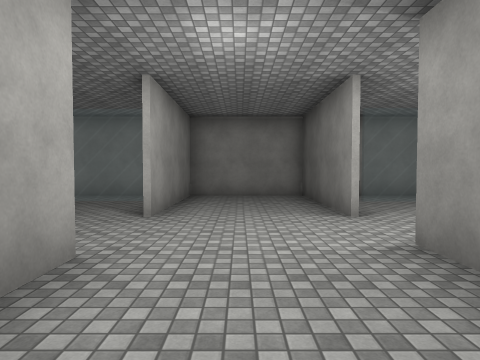
View 1 (above)

24 first-person views from a walk through a Unity game level. The camera is 1.5 m above the floor, tilts 2° down and sees 75° across. The floor is counted in squares, 2 m on a side. Each view is taken from the middle of a square. On the plan, view 1 faces up. The plan holds only what a view shows up to about 10 squares ahead; the rest is blank. The place goes on beyond the plan. The player character is not drawn. Surface patterns are stand-ins for the level's own textures.

View 2
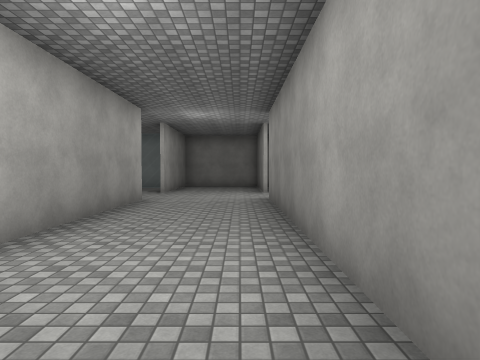

View 3
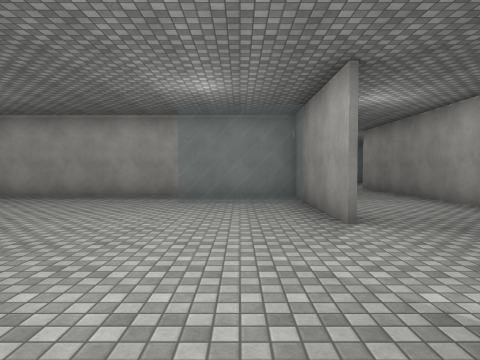

View 4
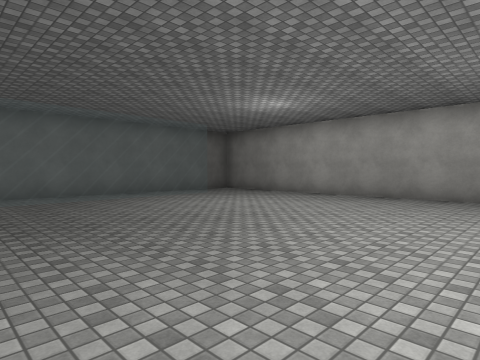

View 5
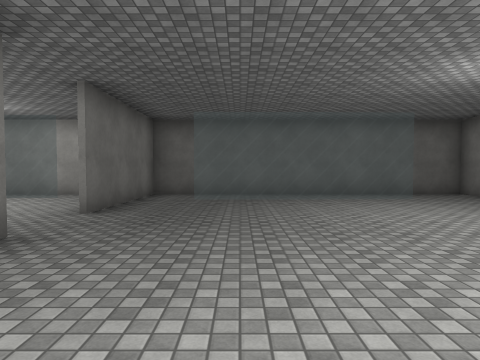

View 6
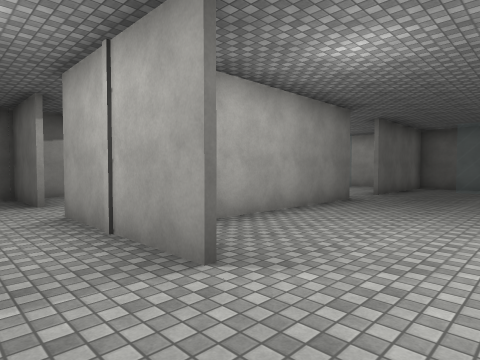

View 7
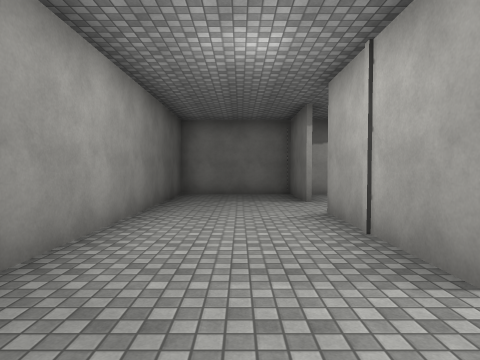

View 8
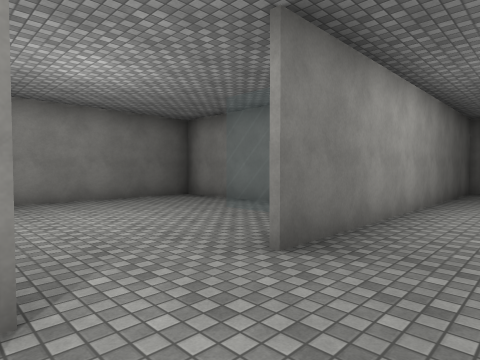

View 9
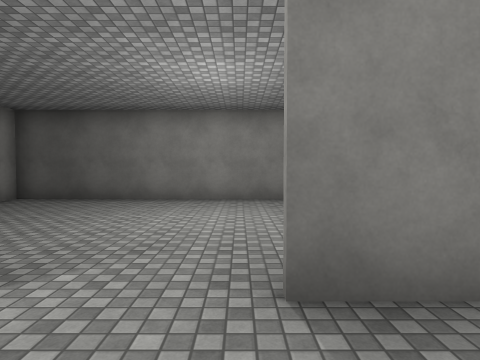

View 10
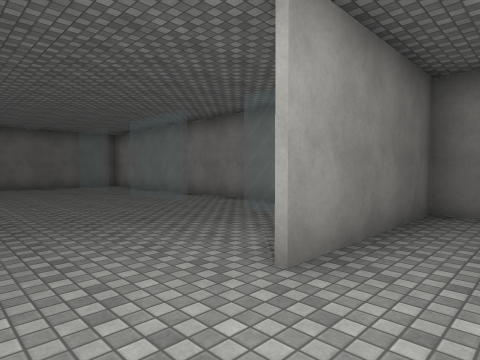

View 11
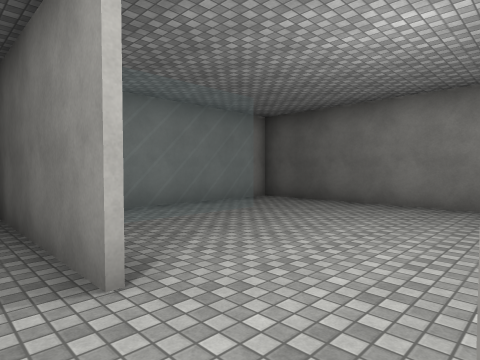

View 12
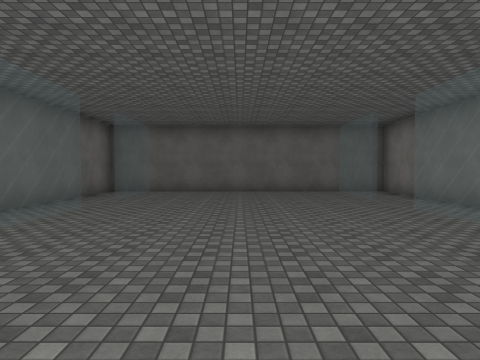

View 13
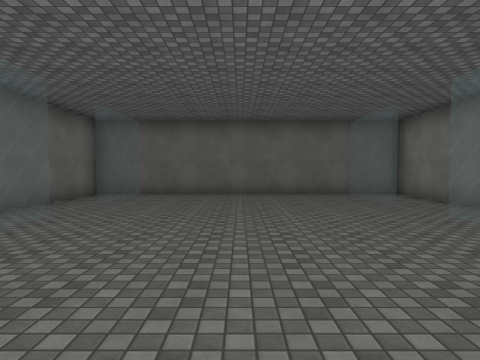

View 14
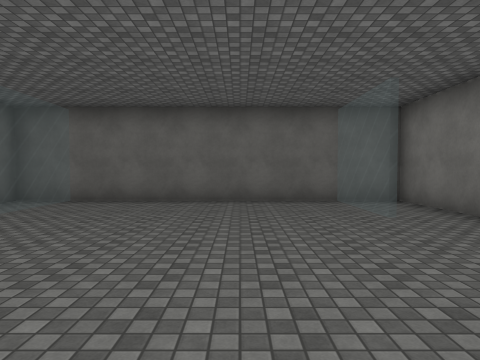

View 15
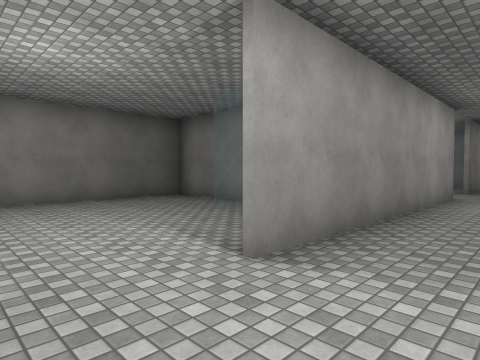

View 16
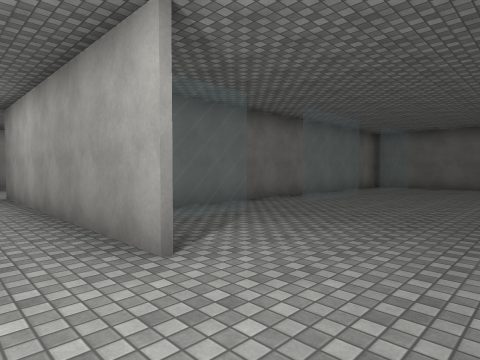

View 17
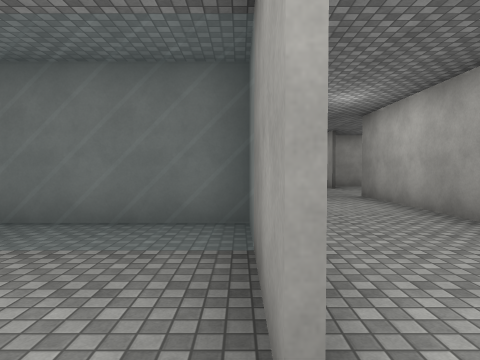

View 18
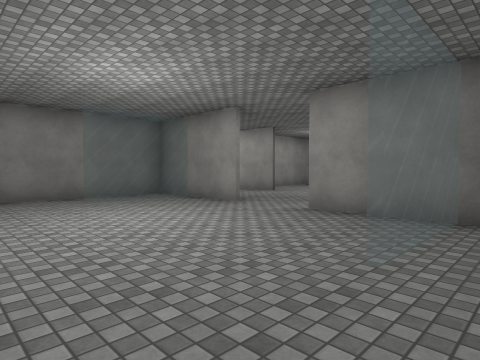

View 19
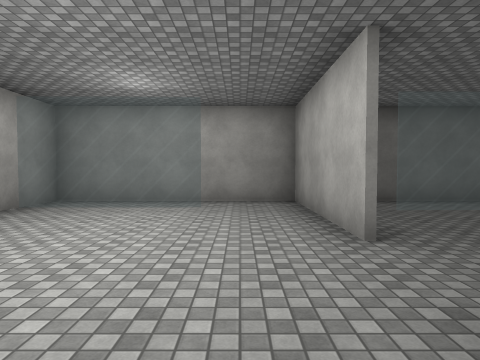

View 20
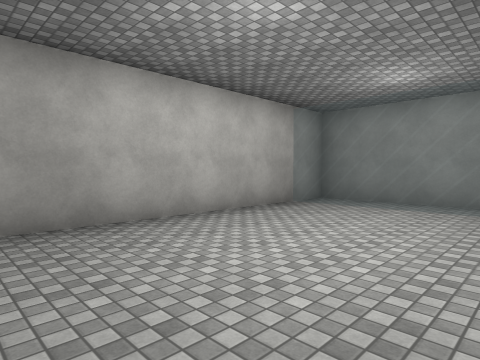

View 21
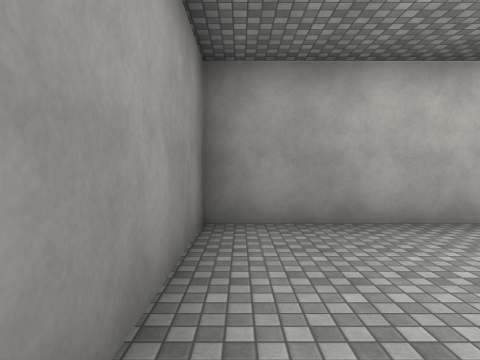

View 22
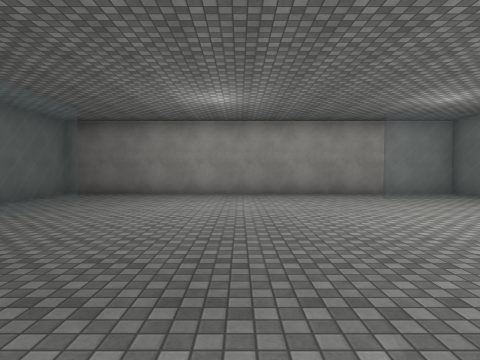

View 23
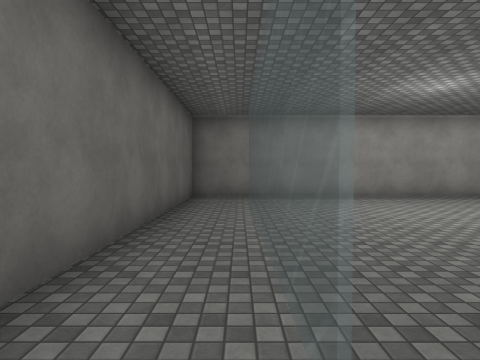

View 24
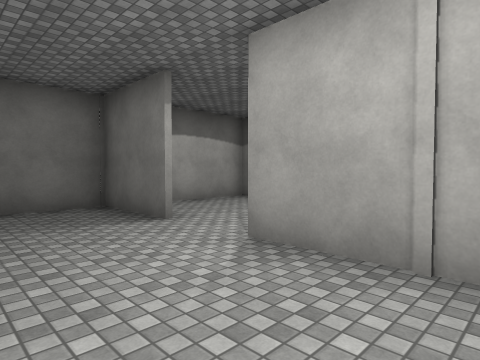

### Floor plan
Key: @ floor where view 1 was taken; # wall or solid block; x gap in a wall; . floor; = window, fence, low wall or low ledge.
Columns run from 14 left of view 1 to 8 right of it. Each row starts with its distance up from view 1.
  9 #######################
  8 #...........#...#.....#
  7 #===.===..===...#x==..#
  6 #...........#...#.....#
  5 #...........#...#.....#
  4 #.....................#
  3 #...............#.....#
  2 #...........#...#.....#
  1 #===.===..===...===...#
  0 #############.@.#######
 -1 #...........#...#.....#
 -2 #.........===...#==...#
 -3 #.=.........#...#.....#
 -4 #.=.........#...#.....#
 -5 #.=...................#
 -6 #.=...................#
 -7 #.=.............#.....#
 -8 #.=.........#...===...#
 -9 #...........#...#.....#
-10 #####..######...#######
-11 #........#  =...#
-12 #.=......#  ....#
-13 #.=......# .....#
-14 #.=......#..#...#
-15 #.=......#..#...#
-16 ## ###### ## ####

Positions as (right, up) in squares from view 1, and headings:
1: (0, 0), facing up
2: (1, -5), facing up
3: (-3, -9), facing up
4: (-4, -9), facing up-left
5: (-4, -7), facing left
6: (0, -6), facing down-left
7: (0, -6), facing down
8: (0, -4), facing down-right
9: (0, -6), facing right
10: (0, 3), facing up-left
11: (1, 3), facing up-right
12: (-3, 4), facing left
13: (-4, 4), facing left
14: (-6, 5), facing left
15: (0, 5), facing down-right
16: (0, 5), facing down-left
17: (2, 4), facing down
18: (7, -1), facing down-left
19: (-6, -11), facing left
20: (-6, -11), facing down-left
21: (-6, -11), facing down
22: (-8, -10), facing up
23: (-12, -9), facing up
24: (1, -9), facing down-left
